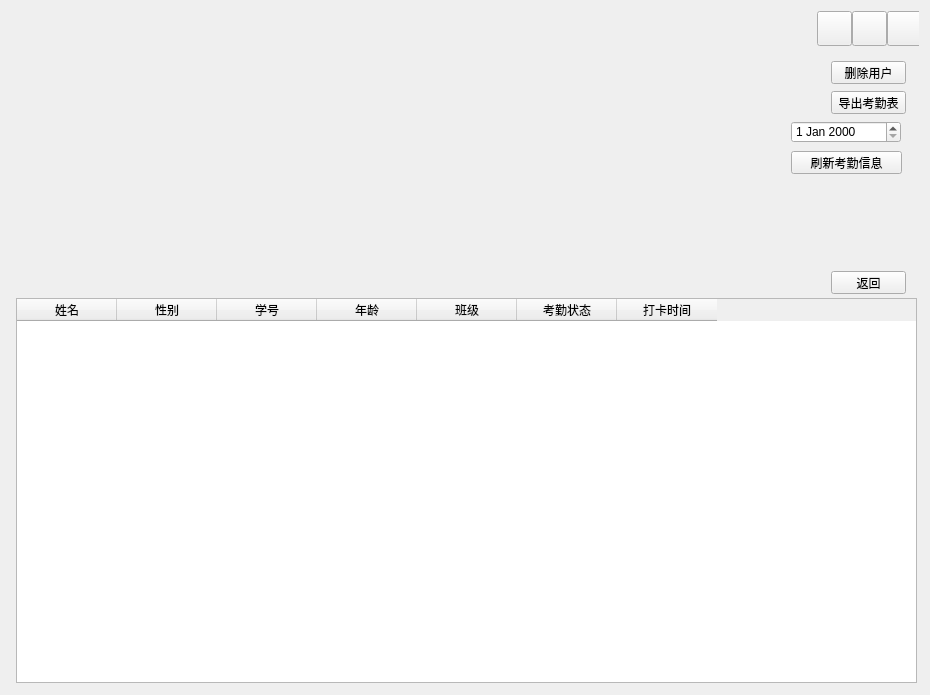
<?xml version="1.0" encoding="UTF-8"?>
<ui version="4.0">
 <class>managementInfo</class>
 <widget class="QWidget" name="managementInfo">
  <property name="geometry">
   <rect>
    <x>0</x>
    <y>0</y>
    <width>930</width>
    <height>695</height>
   </rect>
  </property>
  <property name="windowTitle">
   <string>Form</string>
  </property>
  <layout class="QGridLayout" name="gridLayout">
   <item row="0" column="1">
    <widget class="QWidget" name="widget" native="true">
     <property name="minimumSize">
      <size>
       <width>782</width>
       <height>582</height>
      </size>
     </property>
     <widget class="QTableWidget" name="infomation">
      <property name="geometry">
       <rect>
        <x>5</x>
        <y>287</y>
        <width>901</width>
        <height>385</height>
       </rect>
      </property>
      <column>
       <property name="text">
        <string>姓名</string>
       </property>
      </column>
      <column>
       <property name="text">
        <string>性别</string>
       </property>
      </column>
      <column>
       <property name="text">
        <string>学号</string>
       </property>
      </column>
      <column>
       <property name="text">
        <string>年龄</string>
       </property>
      </column>
      <column>
       <property name="text">
        <string>班级</string>
       </property>
      </column>
      <column>
       <property name="text">
        <string>考勤状态</string>
       </property>
      </column>
      <column>
       <property name="text">
        <string>打卡时间</string>
       </property>
      </column>
     </widget>
     <widget class="QWidget" name="widget_title" native="true">
      <property name="geometry">
       <rect>
        <x>0</x>
        <y>0</y>
        <width>911</width>
        <height>36</height>
       </rect>
      </property>
      <property name="maximumSize">
       <size>
        <width>16777215</width>
        <height>36</height>
       </size>
      </property>
      <layout class="QHBoxLayout" name="horizontalLayout">
       <property name="spacing">
        <number>0</number>
       </property>
       <property name="leftMargin">
        <number>0</number>
       </property>
       <property name="topMargin">
        <number>0</number>
       </property>
       <property name="rightMargin">
        <number>0</number>
       </property>
       <property name="bottomMargin">
        <number>0</number>
       </property>
       <item>
        <widget class="QLabel" name="icon">
         <property name="minimumSize">
          <size>
           <width>30</width>
           <height>30</height>
          </size>
         </property>
         <property name="maximumSize">
          <size>
           <width>30</width>
           <height>30</height>
          </size>
         </property>
         <property name="text">
          <string/>
         </property>
        </widget>
       </item>
       <item>
        <widget class="QLabel" name="title">
         <property name="text">
          <string/>
         </property>
        </widget>
       </item>
       <item>
        <spacer name="horizontalSpacer">
         <property name="orientation">
          <enum>Qt::Horizontal</enum>
         </property>
         <property name="sizeHint" stdset="0">
          <size>
           <width>639</width>
           <height>20</height>
          </size>
         </property>
        </spacer>
       </item>
       <item>
        <widget class="QPushButton" name="min">
         <property name="minimumSize">
          <size>
           <width>35</width>
           <height>35</height>
          </size>
         </property>
         <property name="maximumSize">
          <size>
           <width>35</width>
           <height>35</height>
          </size>
         </property>
         <property name="text">
          <string/>
         </property>
        </widget>
       </item>
       <item>
        <widget class="QPushButton" name="max">
         <property name="minimumSize">
          <size>
           <width>35</width>
           <height>35</height>
          </size>
         </property>
         <property name="maximumSize">
          <size>
           <width>35</width>
           <height>35</height>
          </size>
         </property>
         <property name="text">
          <string/>
         </property>
        </widget>
       </item>
       <item>
        <widget class="QPushButton" name="close">
         <property name="sizePolicy">
          <sizepolicy hsizetype="Fixed" vsizetype="Fixed">
           <horstretch>0</horstretch>
           <verstretch>0</verstretch>
          </sizepolicy>
         </property>
         <property name="minimumSize">
          <size>
           <width>35</width>
           <height>35</height>
          </size>
         </property>
         <property name="maximumSize">
          <size>
           <width>35</width>
           <height>35</height>
          </size>
         </property>
         <property name="text">
          <string/>
         </property>
        </widget>
       </item>
      </layout>
     </widget>
     <widget class="QPushButton" name="returnWidget">
      <property name="geometry">
       <rect>
        <x>820</x>
        <y>260</y>
        <width>75</width>
        <height>23</height>
       </rect>
      </property>
      <property name="text">
       <string>返回</string>
      </property>
     </widget>
     <widget class="QChartView" name="pie_widget" native="true">
      <property name="geometry">
       <rect>
        <x>0</x>
        <y>40</y>
        <width>431</width>
        <height>241</height>
       </rect>
      </property>
     </widget>
     <widget class="QPushButton" name="deleteUser">
      <property name="geometry">
       <rect>
        <x>820</x>
        <y>50</y>
        <width>75</width>
        <height>23</height>
       </rect>
      </property>
      <property name="text">
       <string>删除用户</string>
      </property>
     </widget>
     <widget class="QPushButton" name="derive">
      <property name="geometry">
       <rect>
        <x>820</x>
        <y>80</y>
        <width>75</width>
        <height>23</height>
       </rect>
      </property>
      <property name="text">
       <string>导出考勤表</string>
      </property>
     </widget>
     <widget class="QDateEdit" name="date">
      <property name="geometry">
       <rect>
        <x>780</x>
        <y>110</y>
        <width>110</width>
        <height>22</height>
       </rect>
      </property>
     </widget>
     <widget class="QPushButton" name="fflush">
      <property name="geometry">
       <rect>
        <x>780</x>
        <y>140</y>
        <width>111</width>
        <height>23</height>
       </rect>
      </property>
      <property name="text">
       <string>刷新考勤信息</string>
      </property>
     </widget>
    </widget>
   </item>
  </layout>
 </widget>
 <customwidgets>
  <customwidget>
   <class>QChartView</class>
   <extends>QWidget</extends>
   <header>qchartview.h</header>
   <container>1</container>
  </customwidget>
 </customwidgets>
 <resources/>
 <connections/>
</ui>
